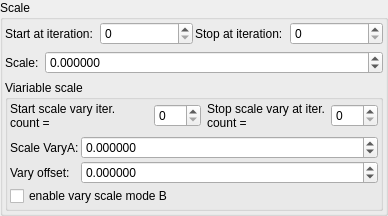
    <widget class="QGroupBox" name="groupBox_3">
     <property name="title">
      <string>Scale</string>
     </property>
     <layout class="QVBoxLayout" name="verticalLayout_5">
      <property name="leftMargin">
       <number>2</number>
      </property>
      <property name="topMargin">
       <number>2</number>
      </property>
      <property name="rightMargin">
       <number>2</number>
      </property>
      <property name="bottomMargin">
       <number>2</number>
      </property>
      <item>
       <layout class="QGridLayout" name="gridLayout_81">
        <property name="spacing">
         <number>2</number>
        </property>
        <item row="2" column="3">
         <widget class="MySpinBox" name="spinboxInt_transf_stop_iterations_C">
          <property name="sizePolicy">
           <sizepolicy hsizetype="Preferred" vsizetype="Maximum">
            <horstretch>0</horstretch>
            <verstretch>0</verstretch>
           </sizepolicy>
          </property>
          <property name="maximum">
           <number>999</number>
          </property>
         </widget>
        </item>
        <item row="2" column="2">
         <widget class="QLabel" name="label_53">
          <property name="text">
           <string>Stop at iteration:</string>
          </property>
         </widget>
        </item>
        <item row="2" column="1">
         <widget class="MySpinBox" name="spinboxInt_transf_start_iterations_C">
          <property name="sizePolicy">
           <sizepolicy hsizetype="Minimum" vsizetype="Maximum">
            <horstretch>0</horstretch>
            <verstretch>0</verstretch>
           </sizepolicy>
          </property>
          <property name="minimum">
           <number>0</number>
          </property>
          <property name="maximum">
           <number>999</number>
          </property>
          <property name="value">
           <number>0</number>
          </property>
         </widget>
        </item>
        <item row="2" column="0">
         <widget class="QLabel" name="label_73">
          <property name="text">
           <string>Start at iteration:</string>
          </property>
         </widget>
        </item>
       </layout>
      </item>
      <item>
       <layout class="QGridLayout" name="gridLayout_4" columnstretch="0,1">
        <item row="0" column="1">
         <widget class="MyDoubleSpinBox" name="spinbox_transf_scale">
          <property name="sizePolicy">
           <sizepolicy hsizetype="Minimum" vsizetype="Maximum">
            <horstretch>0</horstretch>
            <verstretch>0</verstretch>
           </sizepolicy>
          </property>
          <property name="prefix">
           <string/>
          </property>
          <property name="suffix">
           <string/>
          </property>
          <property name="decimals">
           <number>6</number>
          </property>
          <property name="minimum">
           <double>-99.998999999999995</double>
          </property>
          <property name="maximum">
           <double>99.998999999999995</double>
          </property>
          <property name="singleStep">
           <double>0.100000000000000</double>
          </property>
         </widget>
        </item>
        <item row="0" column="0">
         <widget class="QLabel" name="label_149">
          <property name="text">
           <string>Scale:</string>
          </property>
         </widget>
        </item>
       </layout>
      </item>
      <item>
       <widget class="QGroupBox" name="groupBox_4">
        <property name="title">
         <string>Viariable scale</string>
        </property>
        <layout class="QVBoxLayout" name="verticalLayout_6">
         <property name="leftMargin">
          <number>2</number>
         </property>
         <property name="topMargin">
          <number>2</number>
         </property>
         <property name="rightMargin">
          <number>2</number>
         </property>
         <property name="bottomMargin">
          <number>2</number>
         </property>
         <item>
          <layout class="QHBoxLayout" name="horizontalLayout">
           <property name="topMargin">
            <number>0</number>
           </property>
           <item>
            <widget class="QLabel" name="label_74">
             <property name="text">
              <string>Start scale vary iter. count =</string>
             </property>
             <property name="wordWrap">
              <bool>true</bool>
             </property>
            </widget>
           </item>
           <item>
            <widget class="MySpinBox" name="spinboxInt_transf_start_iterations_X">
             <property name="sizePolicy">
              <sizepolicy hsizetype="Minimum" vsizetype="Maximum">
               <horstretch>0</horstretch>
               <verstretch>0</verstretch>
              </sizepolicy>
             </property>
             <property name="minimum">
              <number>0</number>
             </property>
             <property name="maximum">
              <number>999</number>
             </property>
             <property name="value">
              <number>0</number>
             </property>
            </widget>
           </item>
           <item>
            <widget class="QLabel" name="label_57">
             <property name="text">
              <string>Stop scale vary at iter. count =</string>
             </property>
             <property name="wordWrap">
              <bool>true</bool>
             </property>
            </widget>
           </item>
           <item>
            <widget class="MySpinBox" name="spinboxInt_transf_stop_iterations_X">
             <property name="sizePolicy">
              <sizepolicy hsizetype="Preferred" vsizetype="Maximum">
               <horstretch>0</horstretch>
               <verstretch>0</verstretch>
              </sizepolicy>
             </property>
             <property name="maximum">
              <number>999</number>
             </property>
            </widget>
           </item>
          </layout>
         </item>
         <item>
          <layout class="QGridLayout" name="gridLayout_31" columnstretch="0,1">
           <property name="spacing">
            <number>2</number>
           </property>
           <item row="3" column="0" colspan="2">
            <widget class="QCheckBox" name="checkBox_transf_function_enabledM_false">
             <property name="text">
              <string>enable vary scale mode B</string>
             </property>
            </widget>
           </item>
           <item row="1" column="1">
            <widget class="MyDoubleSpinBox" name="spinbox_transf_scale_vary_0">
             <property name="sizePolicy">
              <sizepolicy hsizetype="Minimum" vsizetype="Maximum">
               <horstretch>0</horstretch>
               <verstretch>0</verstretch>
              </sizepolicy>
             </property>
             <property name="prefix">
              <string/>
             </property>
             <property name="suffix">
              <string/>
             </property>
             <property name="decimals">
              <number>6</number>
             </property>
             <property name="minimum">
              <double>-100000.000000000000000</double>
             </property>
             <property name="maximum">
              <double>100000.000000000000000</double>
             </property>
             <property name="singleStep">
              <double>0.100000000000000</double>
             </property>
            </widget>
           </item>
           <item row="2" column="0">
            <widget class="QLabel" name="label_150">
             <property name="text">
              <string>Vary offset:</string>
             </property>
            </widget>
           </item>
           <item row="2" column="1">
            <widget class="MyDoubleSpinBox" name="spinbox_transf_scaleB_1">
             <property name="sizePolicy">
              <sizepolicy hsizetype="Minimum" vsizetype="Maximum">
               <horstretch>0</horstretch>
               <verstretch>0</verstretch>
              </sizepolicy>
             </property>
             <property name="prefix">
              <string/>
             </property>
             <property name="suffix">
              <string/>
             </property>
             <property name="decimals">
              <number>6</number>
             </property>
             <property name="minimum">
              <double>-100000.000000000000000</double>
             </property>
             <property name="maximum">
              <double>100000.000000000000000</double>
             </property>
             <property name="singleStep">
              <double>0.100000000000000</double>
             </property>
            </widget>
           </item>
           <item row="1" column="0">
            <widget class="QLabel" name="label_144">
             <property name="text">
              <string>Scale VaryA:</string>
             </property>
            </widget>
           </item>
          </layout>
         </item>
        </layout>
       </widget>
      </item>
     </layout>
    </widget>
